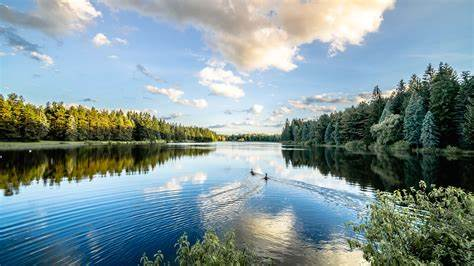
#> input picture Computer Vision/OIP.jpeg, 474 x 266 px
$ python edge_detection.py
#> lines starting #> are read from the running program, lines starting #| are printed output that depends on the picture
import imutils
import cv2
img=cv2.imread("OIP.jpeg")
#> img is the input picture: shape (266, 474, 3); mean B, G, R 151.7, 148.3, 127.6
grayImg = cv2.cvtColor(img, cv2.COLOR_BGR2GRAY)
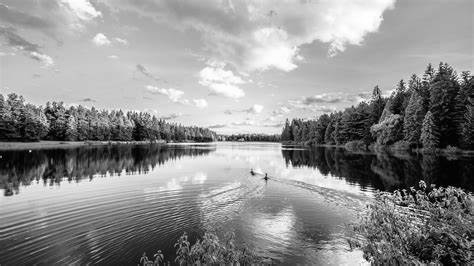
#> grayImg: shape (266, 474); min 0, max 255, mean 142.5
cv2.imwrite("edgedetection.jpeg",grayImg)
blurred = cv2.GaussianBlur(grayImg, (5, 5), 0)
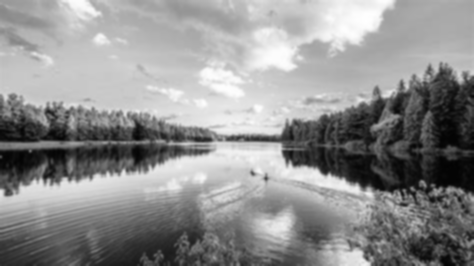
#> blurred: shape (266, 474); min 2, max 255, mean 142.5
edged = cv2.Canny(blurred, 50, 150)  # Lower and upper thresholds
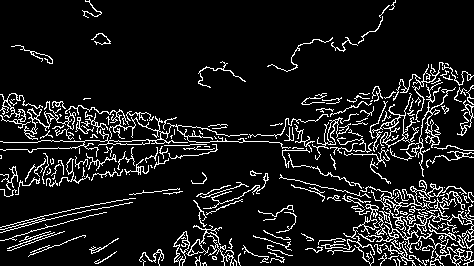
#> edged: shape (266, 474); 10.3% white in thin lines or dots
cv2.imshow("Edges", edged)
cv2.waitKey(0)
cv2.imshow("PS IMAGE",img)
cv2.waitKey(0)
cv2.destroyAllWindows()

$ run again, with Computer Vision/face.jpeg copied over Computer Vision/OIP.jpeg
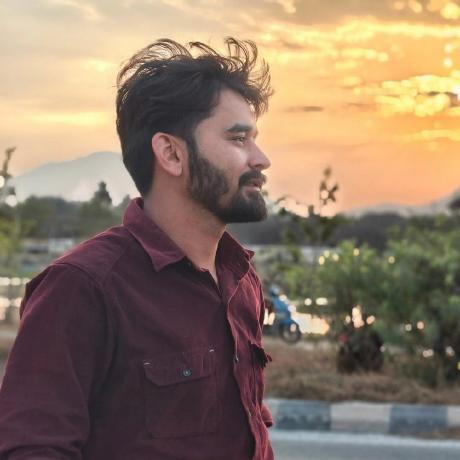
#> input picture Computer Vision/face.jpeg, 460 x 460 px
#> img is the input picture: shape (460, 460, 3); mean B, G, R 102.6, 120.9, 141.1
#> `grayImg = cv2.cvtColor(img, cv2.COLOR_BGR2GRAY)`:
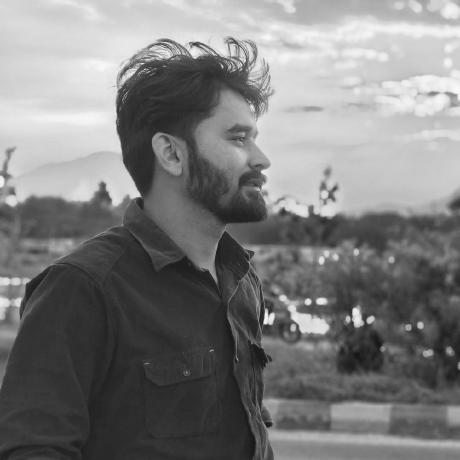
#> grayImg: shape (460, 460); min 16, max 252, mean 124.8
#> `edged = cv2.Canny(blurred, 50, 150)`:
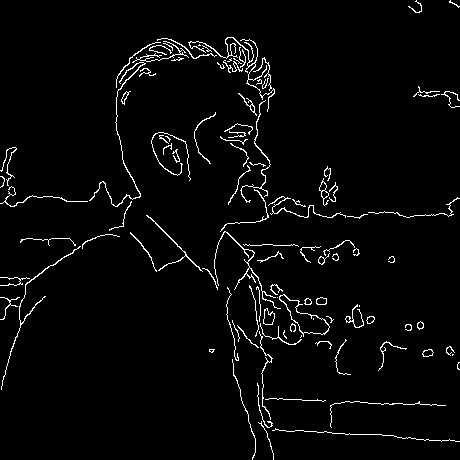
#> edged: shape (460, 460); 3.1% white in thin lines or dots
